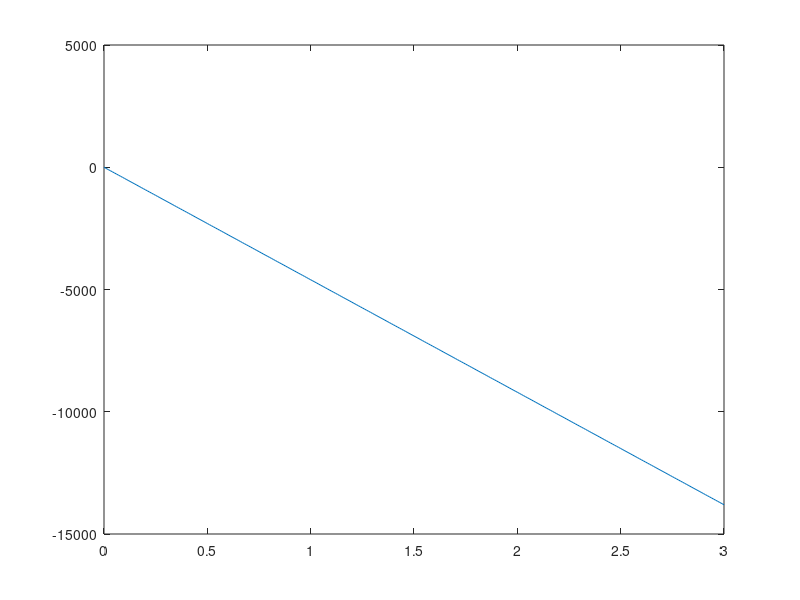

The MATLAB source for this figure:
clc;
clear all;
%% Coupled MATLAB OpenFOAM model

%Step 1: Pick a velocity of U
U=0.0853; %in m/s

%Step 2: Select the best concentration profile
%Profile concentration selected is 30% H2 and 70% He 

%Step 3: Obtain the temperature and concentration profiles from OpenFOAM

%Step 4: Obatin dT/dr from OpemFOAM
dT_dr= 595.3; %in K (483.367223)(527.75) (575.39691)

%Step 5: Determine the value of thermal conductivity k near the droplet surface using profile from OpenFOAM and birthforths model
Cp_online= 0.918; %in KJ/kg*K
Cp_birdforth= 0.00025706952; %in KJ/kg*K. Actual value is 0.00006139999999999999 cal/gm*K

%Step 6: Calculate Cp*dt_dr 
Kappa_online= Cp_online*dT_dr;
Kappa_birdforth= Cp_birdforth*dT_dr;

%Step 7: Compute the desired parameters
h_fg= 271.013;%in KJ/kg (213)
rs= 0.015;%in m
m_dot= Kappa_online*dT_dr*4*pi*rs^2/h_fg;
m_dot_birdforth= Kappa_birdforth*dT_dr*4*pi*rs^2/h_fg;

%Step 8: Compute U
rho_l=3.941; %in kg/m3
rho_l_new= 1.283; 
U_new= m_dot_birdforth/((4*pi).*(rs.^2)*rho_l);

%Step 9: Determine kg
kg= m_dot_birdforth*h_fg/(4*pi*dT_dr*rs^2);

%Step 10: Determine the transfer number
c_pg= 1.850; %in kJ/kg*K
Bq=1+ exp(m_dot_birdforth*c_pg/(4*pi*kg*rs));

%Step 11: Determine the evaporation constant
rho_l= 1000; % Density of water in kg/m3
K= 8*kg*log(Bq+1)/(rho_l*c_pg);

%Step 12: Compute the D2 Law and plot it
t= 0:0.01:1.23;
D_squared_t= 4*rs^2- K*t;
td= 4*rs^2/K;% droplet lifetime (s)
plot(t,D_squared_t)
xlim([0 1.25])
ylim([0 9*10^-4])
ylabel("D2 (m2)")
xlabel("Time (s)")
title("D2-Law")

%% OpenFOAM Calculations

%Step 1: Compute the desired parameters
h_fg= 271.013;%in KJ/kg (213)
rs= 0.015;%in m
dT_dr= 595.3;
Q_dot_OpenFoam= 1.6*10^6; %in kJ/kg*s
m_dot_OpenFOAM= Q_dot_OpenFoam/h_fg;

%Step 2: Determine kg
kg= m_dot_OpenFOAM*h_fg/(4*pi*dT_dr*rs^2);

%Step 10: Determine the transfer number
c_pg= 1.850; %in kJ/kg*K
Bq_OpenFOAM=1+ exp(m_dot_OpenFOAM*c_pg/(4*pi*kg*rs));

%Step 11: Determine the evaporation constant
rho_l= 1000; % Density of water in kg/m3
K_OpenFOAM= 8*kg*log(Bq_OpenFOAM+1)/(rho_l*c_pg);

%Step 12: Compute the D2 Law and plot it
t= 0:0.01:3;
D_squared_t= 4*rs^2- K_OpenFOAM*t;
td= 4*rs^2/K_OpenFOAM;% droplet lifetime (s)
plot(t,D_squared_t)
